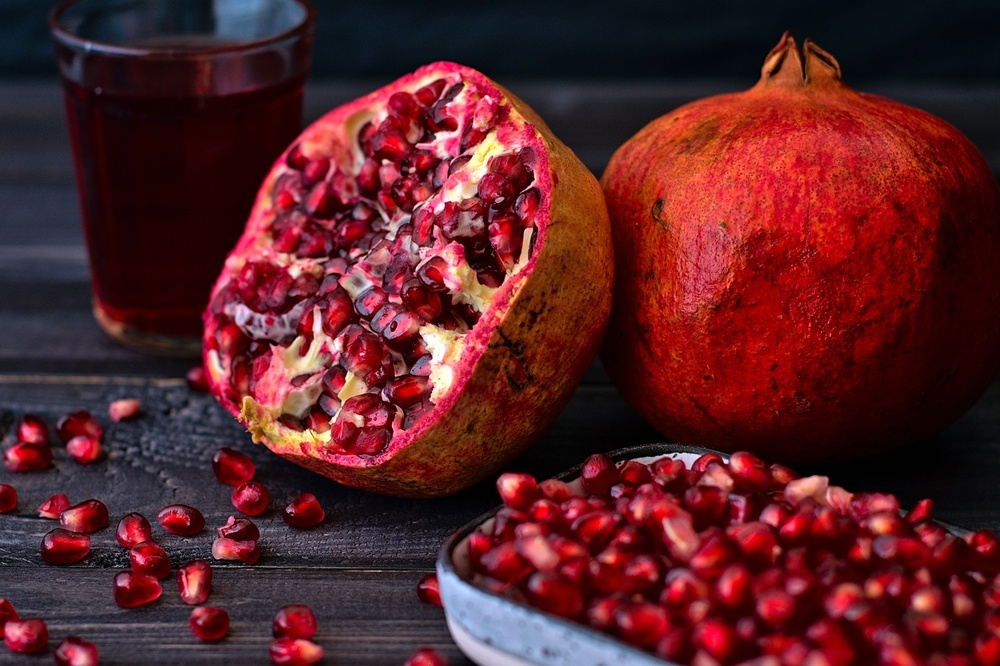
#> input picture grtpython/nar.jpg, 1000 x 666 px, shrunk from 1280 x 853 before the run, found by its file name
$ python gaus.py
#> lines starting #> are read from the running program, lines starting #| are printed output that depends on the picture
import cv2

# Görüntünün renkli olarak okunması
I1 = cv2.imread('C:/Users/tugba/OneDrive/Masaüstü/grtpython/nar.jpg')
#> I1 is the input picture: shape (666, 1000, 3); mean B, G, R 38.3, 33.5, 91

# Görüntü dosyasının başarıyla yüklendiğini kontrol et
if I1 is None:
    print("Görüntü yüklenemedi. Dosya yolunu kontrol edin.")
    exit()

# 10x10 boyutunda ve sigma=2 olan Gaussian filtresinin oluşturulması
h = cv2.getGaussianKernel(10, 2)
h = h @ h.T  # 2D Gaussian filtresi oluşturuluyor

# Renkli görüntüye Gaussian filtresinin uygulanması
I2 = cv2.filter2D(I1, -1, h)
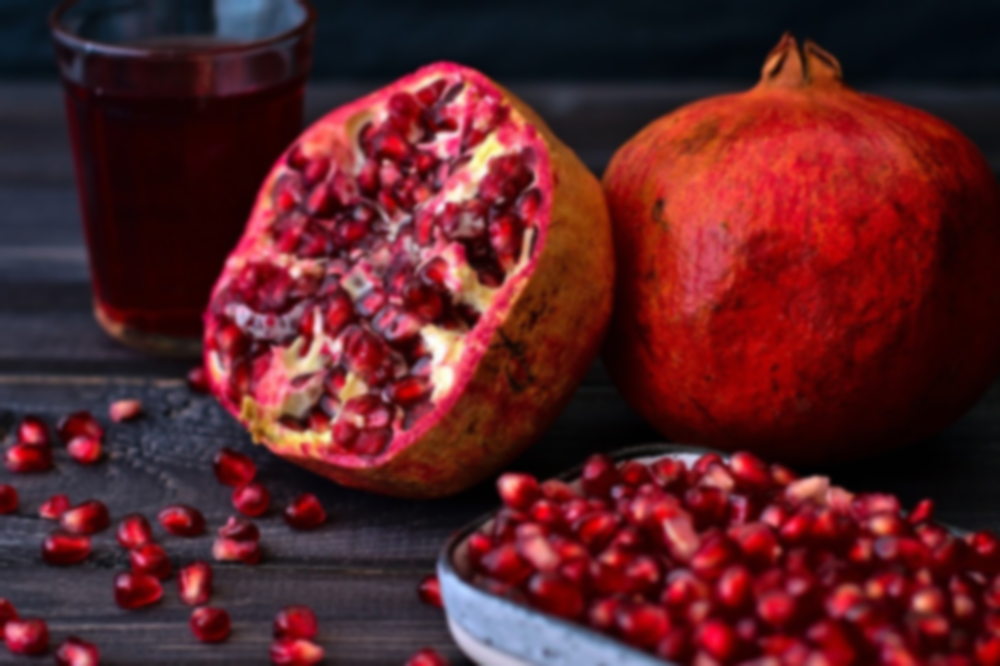
#> I2: shape (666, 1000, 3); mean B, G, R 38.3, 33.5, 90.9

# Yeni görüntünün gösterilmesi
cv2.imshow('Gaussian Filtered Image', I2)
cv2.waitKey(0)  # Görüntüyü kapatmak için bir tuşa basmayı bekler
cv2.destroyAllWindows()  # Tüm pencereleri kapatır

$ run again, with grtpython/Plaka.jpg copied over grtpython/nar.jpg
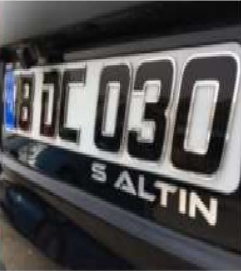
#> input picture grtpython/Plaka.jpg, 241 x 271 px, found by its file name
#> I1 is the input picture: shape (271, 241, 3); mean B, G, R 81.8, 81.2, 82.2
#> `I2 = cv2.filter2D(I1, -1, h)`:
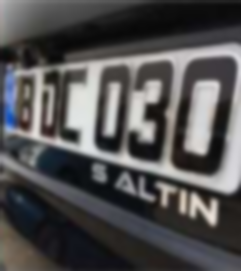
#> I2: shape (271, 241, 3); mean B, G, R 81.6, 81.1, 82
